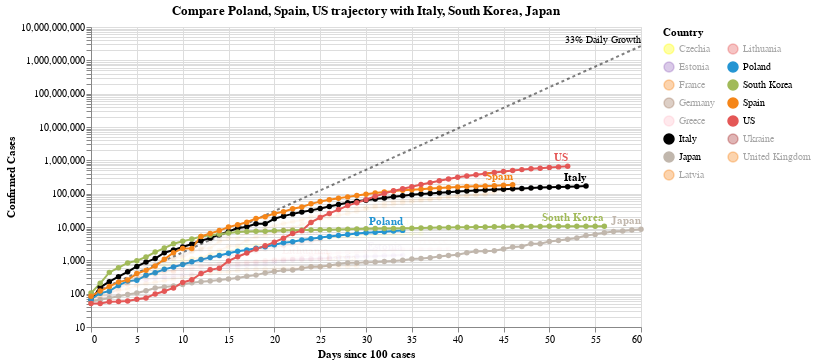

The notebook cell this image was saved under:
### Code cell
#hide_input
chart2 = make_since_chart(['Poland', 'Spain', 'US'])
chart2

### Figure 1 — Vega-Lite specification as saved in the notebook (floating-point values rounded to 4 significant figures; data arrays with more than 128 entries replaced by an {"elided": "..."} marker saying what was removed)
{"config": {"view": {"continuousWidth": 400, "continuousHeight": 300}}, "layer": [{"mark": {"type": "line", "color": "black", "opacity": 0.5, "strokeDash": [3, 3]}, "encoding": {"x": {"type": "quantitative", "field": "Days since 100 cases"}, "y": {"type": "quantitative", "field": "Confirmed Cases"}}}, {"mark": {"type": "text", "align": "right", "dy": -6, "fontSize": 10, "text": "33% Daily Growth"}, "encoding": {"x": {"type": "quantitative", "field": "Days since 100 cases"}, "y": {"type": "quantitative", "field": "Confirmed Cases"}}, "transform": [{"filter": "(datum['Days since 100 cases'] >= 60)"}]}, {"data": {"name": "data-73036f777bb94661358b93d81920da4e"}, "mark": {"type": "line", "point": true}, "encoding": {"color": {"type": "nominal", "field": "Country", "legend": {"columns": 2}, "scale": {"domain": ["Czechia", "Estonia", "France", "Germany", "Greece", "Italy", "Japan", "Latvia", "Lithuania", "Poland", "South Korea", "Spain", "US", "Ukraine", "United Kingdom"], "range": ["yellow", "#9467bd", "#F58518", "#9D755D", "pink", "black", "#C1B7AD", "#F58518", "#E45756", "#2495D3", "#A1BA59", "#F58518", "#E45756", "brown", "#F58518"]}}, "opacity": {"condition": {"value": 1, "selection": "selector004"}, "value": 0.05}, "tooltip": [{"type": "nominal", "field": "Country"}, {"type": "temporal", "field": "Date"}, {"type": "quantitative", "field": "Confirmed Cases"}, {"type": "quantitative", "field": "Days since 100 cases"}], "x": {"type": "quantitative", "field": "Days since 100 cases"}, "y": {"type": "quantitative", "field": "Confirmed Cases", "scale": {"type": "log"}}}, "selection": {"selector004": {"type": "multi", "fields": ["Country"], "bind": "legend", "init": [{"Country": "Poland"}, {"Country": "Spain"}, {"Country": "US"}, {"Country": "Italy"}, {"Country": "South Korea"}, {"Country": "Japan"}]}}, "width": 550}, {"data": {"name": "data-73036f777bb94661358b93d81920da4e"}, "mark": {"type": "text", "align": "right", "dy": -8, "fontWeight": "bold"}, "encoding": {"color": {"type": "nominal", "field": "Country", "legend": {"columns": 2}, "scale": {"domain": ["Czechia", "Estonia", "France", "Germany", "Greece", "Italy", "Japan", "Latvia", "Lithuania", "Poland", "South Korea", "Spain", "US", "Ukraine", "United Kingdom"], "range": ["yellow", "#9467bd", "#F58518", "#9D755D", "pink", "black", "#C1B7AD", "#F58518", "#E45756", "#2495D3", "#A1BA59", "#F58518", "#E45756", "brown", "#F58518"]}}, "opacity": {"condition": {"value": 1, "selection": "selector004"}, "value": 0.05}, "text": {"type": "nominal", "field": "Country"}, "tooltip": [{"type": "nominal", "field": "Country"}, {"type": "temporal", "field": "Date"}, {"type": "quantitative", "field": "Confirmed Cases"}, {"type": "quantitative", "field": "Days since 100 cases"}], "x": {"type": "quantitative", "field": "Days since 100 cases"}, "y": {"type": "quantitative", "field": "Confirmed Cases", "scale": {"type": "log"}}}, "transform": [{"filter": "(datum['Date'] >= 1586995200000)"}], "width": 550}], "data": {"name": "data-9076f16e0009c2bfd9265aeefbe52db3"}, "title": "Compare Poland, Spain, US trajectory with Italy, South Korea, Japan", "$schema": "https://vega.github.io/schema/vega-lite/v4.0.2.json", "datasets": {"data-9076f16e0009c2bfd9265aeefbe52db3": [{"Days since 100 cases": 0, "Confirmed Cases": 100.0}, {"Days since 100 cases": 1, "Confirmed Cases": 133.0}, {"Days since 100 cases": 2, "Confirmed Cases": 176.9}, {"Days since 100 cases": 3, "Confirmed Cases": 235.3}, {"Days since 100 cases": 4, "Confirmed Cases": 312.9}, {"Days since 100 cases": 5, "Confirmed Cases": 416.2}, {"Days since 100 cases": 6, "Confirmed Cases": 553.5}, {"Days since 100 cases": 7, "Confirmed Cases": 736.1}, {"Days since 100 cases": 8, "Confirmed Cases": 979.1}, {"Days since 100 cases": 9, "Confirmed Cases": 1302.0}, {"Days since 100 cases": 10, "Confirmed Cases": 1732.0}, {"Days since 100 cases": 11, "Confirmed Cases": 2303.0}, {"Days since 100 cases": 12, "Confirmed Cases": 3064.0}, {"Days since 100 cases": 13, "Confirmed Cases": 4074.0}, {"Days since 100 cases": 14, "Confirmed Cases": 5419.0}, {"Days since 100 cases": 15, "Confirmed Cases": 7207.0}, {"Days since 100 cases": 16, "Confirmed Cases": 9586.0}, {"Days since 100 cases": 17, "Confirmed Cases": 12750.0}, {"Days since 100 cases": 18, "Confirmed Cases": 16960.0}, {"Days since 100 cases": 19, "Confirmed Cases": 22550.0}, {"Days since 100 cases": 20, "Confirmed Cases": 29990.0}, {"Days since 100 cases": 21, "Confirmed Cases": 39890.0}, {"Days since 100 cases": 22, "Confirmed Cases": 53060.0}, {"Days since 100 cases": 23, "Confirmed Cases": 70560.0}, {"Days since 100 cases": 24, "Confirmed Cases": 93850.0}, {"Days since 100 cases": 25, "Confirmed Cases": 124800.0}, {"Days since 100 cases": 26, "Confirmed Cases": 166000.0}, {"Days since 100 cases": 27, "Confirmed Cases": 220800.0}, {"Days since 100 cases": 28, "Confirmed Cases": 293700.0}, {"Days since 100 cases": 29, "Confirmed Cases": 390600.0}, {"Days since 100 cases": 30, "Confirmed Cases": 519500.0}, {"Days since 100 cases": 31, "Confirmed Cases": 690900.0}, {"Days since 100 cases": 32, "Confirmed Cases": 918900.0}, {"Days since 100 cases": 33, "Confirmed Cases": 1222000.0}, {"Days since 100 cases": 34, "Confirmed Cases": 1625000.0}, {"Days since 100 cases": 35, "Confirmed Cases": 2162000.0}, {"Days since 100 cases": 36, "Confirmed Cases": 2875000.0}, {"Days since 100 cases": 37, "Confirmed Cases": 3824000.0}, {"Days since 100 cases": 38, "Confirmed Cases": 5086000.0}, {"Days since 100 cases": 39, "Confirmed Cases": 6764000.0}, {"Days since 100 cases": 40, "Confirmed Cases": 8996000.0}, {"Days since 100 cases": 41, "Confirmed Cases": 11970000.0}, {"Days since 100 cases": 42, "Confirmed Cases": 15910000.0}, {"Days since 100 cases": 43, "Confirmed Cases": 21170000.0}, {"Days since 100 cases": 44, "Confirmed Cases": 28150000.0}, {"Days since 100 cases": 45, "Confirmed Cases": 37440000.0}, {"Days since 100 cases": 46, "Confirmed Cases": 49790000.0}, {"Days since 100 cases": 47, "Confirmed Cases": 66230000.0}, {"Days since 100 cases": 48, "Confirmed Cases": 88080000.0}, {"Days since 100 cases": 49, "Confirmed Cases": 117100000.0}, {"Days since 100 cases": 50, "Confirmed Cases": 155800000.0}, {"Days since 100 cases": 51, "Confirmed Cases": 207200000.0}, {"Days since 100 cases": 52, "Confirmed Cases": 275600000.0}, {"Days since 100 cases": 53, "Confirmed Cases": 366600000.0}, {"Days since 100 cases": 54, "Confirmed Cases": 487500000.0}, {"Days since 100 cases": 55, "Confirmed Cases": 648400000.0}, {"Days since 100 cases": 56, "Confirmed Cases": 862400000.0}, {"Days since 100 cases": 57, "Confirmed Cases": 1147000000.0}, {"Days since 100 cases": 58, "Confirmed Cases": 1525000000.0}, {"Days since 100 cases": 59, "Confirmed Cases": 2029000000.0}, {"Days since 100 cases": 60, "Confirmed Cases": 2698000000.0}], "data-73036f777bb94661358b93d81920da4e": {"elided": "645 records"}}}
